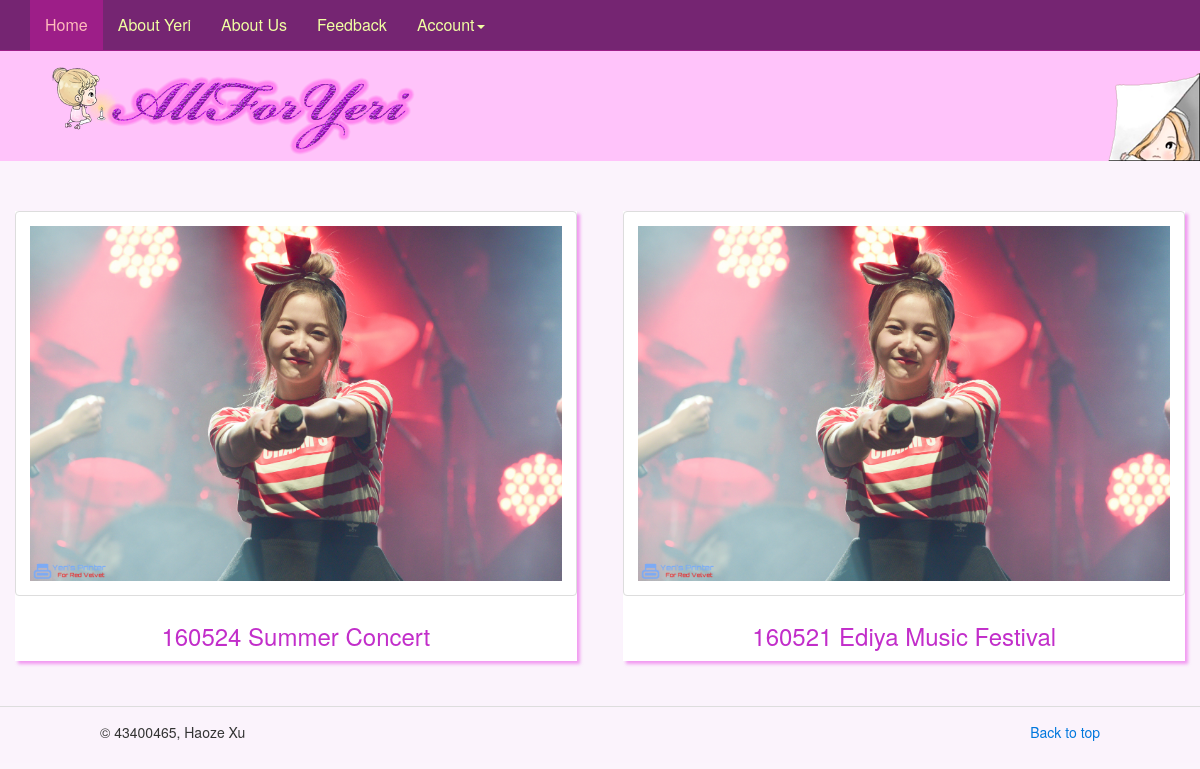
The page / on the database its author committed.
### tables this page shows
CREATE TABLE IF NOT EXISTS `posts` (
  `post_id` int(20) NOT NULL,
  `title` varchar(100) NOT NULL,
  `content` varchar(20000) NOT NULL,
  `thumbnail` varchar(200) NOT NULL,
  PRIMARY KEY (`post_id`)
);

### index.php (the view, shortened to what this page needs)
<?php
  $servername = "localhost";
  $username = "yeri";
  $password = "yeri";
  $dbname = "allforyeri";
  $conn = new mysqli($servername, $username, $password, $dbname);
  $sql = "SELECT * FROM posts";
  $result = $conn->query($sql);
  $finalArr=array();
  while($row = $result->fetch_assoc()) {
    array_push($finalArr, $row);
  }
?>
<!DOCTYPE html>
<html lang="en">
<head>
    <link href="css/bootstrap.min.css" rel="stylesheet">
    <link href="css/main.css" rel="stylesheet">
    <link href="css/uikit.min.css" rel="stylesheet">
</head>
<body>
  <div class="container-fluid">
    <div class="row">
      <div class="col-xs-6 banner">
        <div id="site_logo">
          <img src="images/LOGO.png" alt="All For Yeri" height="100" width="400" >
        </div>
      </div>
      <div class="col-xs-6 banner">
        <div id="banner_decoration">
          <img src="images/decoration.png" alt="decoration">
        </div>
      </div>
    </div>
  </div>
  <nav class="navbar navbar-default navbar-fixed-top">
    <div class="container">
      <div id="navbar" class="navbar-collapse collapse nav_bar">
        <ul class="nav navbar-nav">
          <li class="active"><a href="index.php">Home</a></li>
          <li><a href="About_Yeri.php">About Yeri</a></li>
          <li><a href="About_Us.php">About Us</a></li>
          <li><a href="Feedback.php">Feedback</a></li>
          <li class="dropdown">
            <a href="http://v3.bootcss.com/examples/navbar-fixed-top/#" class="dropdown-toggle" data-toggle="dropdown" role="button" aria-haspopup="true" aria-expanded="false">Account<span class="caret"></span></a>
          </li>
        </ul>
      </div>
    </div>
  </nav>
  <div class="container main_content">
    <div class="row">
    <?php
      for ($i=0; $i<count($finalArr); $i++) {
        if ($i % 2) { ?>
          <div class="tiles left">
              <article class="post tag-ad">
                <div class="post-featured-image">
                    <?php echo "<a class=\"thumbnail loaded\" href=" . $finalArr[$i]['post_id'] . ".php>\n" ?>
                      <?php echo "<img class=\"main_img\" alt=" . "" . $finalArr[$i]['title'] . " src=" . $finalArr[$i]['thumbnail'] . ">\n" ?>
                    </a>
                </div>
                <h2 class="post-title">
                  <?php echo "<a href=\"content.php\">" . $finalArr[$i]['title'] . "</a>\n" ?>
                </h2>
              </article>
          </div>
    <?php } else { ?>
        <div class="tiles right">
          <article class="post tag-ad">
            <div class="post-featured-image">
                <?php echo "<a class=\"thumbnail loaded\" href=" . $finalArr[$i]['post_id'] . ".php>\n" ?>
                  <?php echo "<img class=\"main_img\" alt=" . $finalArr[$i]['title'] . " src=" . $finalArr[$i]['thumbnail'] . ">" ?>
                </a>
            </div>
            <h2 class="post-title">
              <?php echo "<a href=" . $finalArr[$i]['post_id'] . ".php>" . $finalArr[$i]['title'] . "</a>\n" ?>
            </h2>
          </article>
        </div>
    <?php }
      }
    ?>
    </div>
  </div>
  <hr>
  <footer>
    <p class="pull-right"><a href="#">Back to top</a></p>
    <p>© 43400465, Haoze Xu</p>
    <div class="blank"></div>
  </footer>
</body>

### css/main.css (style rules this page uses)
body { background: rgba(249,237,251,0.63); height: auto; }
[class*="col-"] { height: 110px; padding-top: 15px; }
.banner { margin-top: 51px; background-color: #ffc3fa; z-index: 1; }
#site_logo { float: left; }
#banner_decoration { position: absolute; right: 0; bottom: 0; }
#banner_decoration img { vertical-align: bottom; }
.navbar-default { background-color: #752572; border-color: #9d1e88; }
.navbar-default .navbar-nav > li > a { font-size: 16px; font-family: HelveticaNeue; }
.navbar-default .navbar-nav > li > a { color: #f1ffa3; }
.navbar-default .navbar-nav > .active > a, .navbar-default .navbar-nav > .active > a:hover, .navbar-default .navbar-nav > .active > a:focus { color: #ffbbbc; background-color: #9d1e88; }
.nav_bar { float: left; }
.navbar-default .navbar-collapse, .navbar-default .navbar-form { border-color: #ecf0f1; }
.main_content { margin-top: 50px; }
.tiles { width: 48%; float: left; display: block; padding-bottom: 15px; }
.right { float: right; }
.tiles article { background-color: #fff; -webkit-box-shadow: 3px 3px 3px; -moz-box-shadow: 3px 3px 3px; box-shadow: 3px 3px 3px rgba(234,67,231,0.5); }
h2 { text-align: center; font-family: HelveticaNeue; padding-bottom: 10px; margin-top: -15px; }
h2 a { color: #c22eca; }
.main_img { padding: 10px; }
footer { padding-left: 100px; padding-right: 100px; }
.blank { height: 65px; }

### rows shown on the page
posts: thumbnail (picture), title "160521 Ediya Music Festival"
posts: thumbnail (picture), title "160524 Summer Concert"
